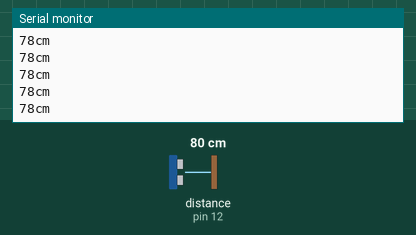
Recording of a sketch running on a simulated Arduino Uno, built with avr-gcc and run on an emulated ATmega328P. Parts: the last lines printed to the serial monitor. Wiring (inferred from the names in the program): ultrasonic range finder: trigger pin 13; echo pin 12. Inputs (shaded band) come from the test bench; at power-on: distance to the obstacle (sensor on pin 12) 80 cm. The echo pulse lasts 58.3 µs per cm.

Above: at 1.2 s.
1.3 s: distance to the obstacle (sensor on pin 12) set to 2 cm
At 1.48 s:
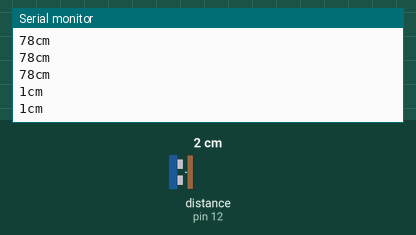
2.8 s: distance to the obstacle (sensor on pin 12) set to 120 cm
At 2.89 s:
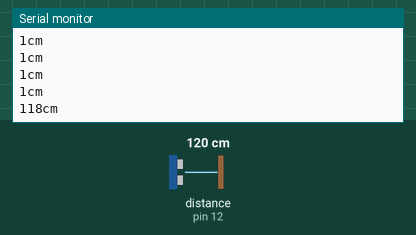
Timing chart, 0 to 5.8 s (numbered marks = the images above; inputs shaded):
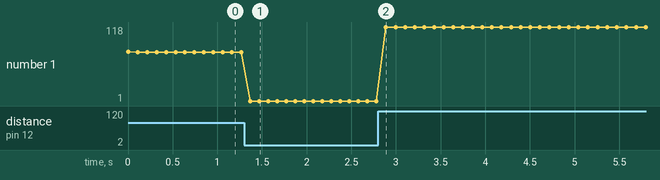

The sketch:

_16_1.ino
```cpp
int trig = 13;    // 변수 trig를 생성하고 13를 대입한다
int echo = 12;    // 변수 echo를 생성하고 12을 대입한다

void setup() {
  pinMode(trig, OUTPUT);   // trig(13)핀을 출력모드로 설정한다
  pinMode(echo, INPUT);    // echo(12)핀을 입력모드로 설정한다
  Serial.begin(9600);      // 통신속도를 9600으로 설정
}

void loop() {
  digitalWrite(trig, HIGH);   // trig(13)핀에 HIGH신호를 보낸다
  delayMicroseconds(10);   // 10마이크로초(1/100,000초) 동안
  digitalWrite(trig, LOW);   // trig(13)핀에 LOW신호를 보낸다
  int distance = pulseIn(echo, HIGH) * 17 / 1000;   //거리 계산
  Serial.print(distance);    // 변수 distance를 출력한다
  Serial.println("cm");    // 문자열 cm을 출력하고 줄바꿈
  delay(100);             // 0.1초 기다린다
}
```

Measured:
- after the input at 1.3 s, the serial monitor: prints a new line after 0.07 s (image 1)
- after the input at 2.8 s, the serial monitor: prints a new line after 0.09 s (image 2)
- plotted number 1: 78 → 1 after the input at 1.3 s, 1 → 118 after the input at 2.8 s
